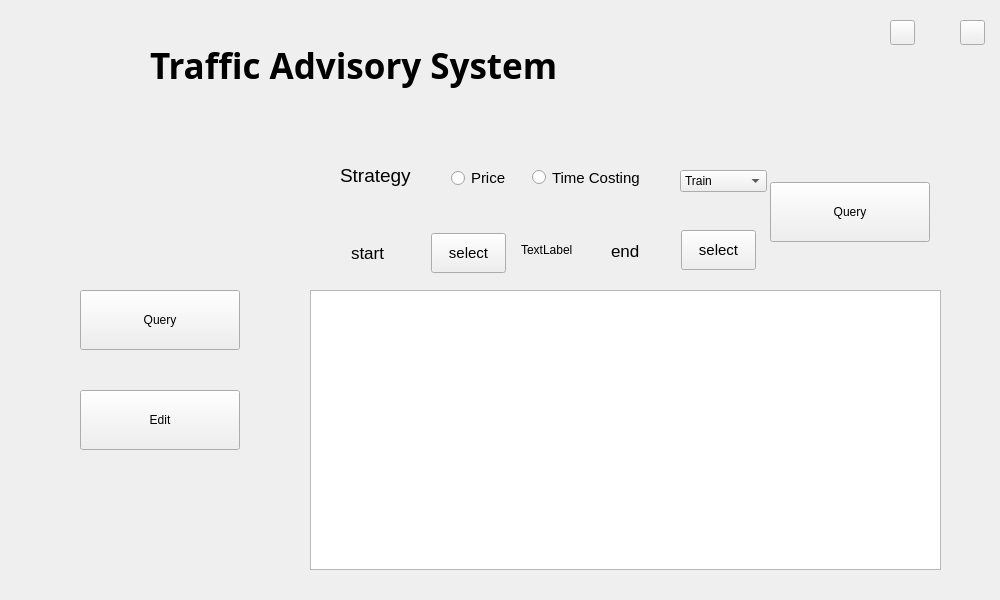
<?xml version="1.0" encoding="UTF-8"?>
<ui version="4.0">
 <class>TrafficadvisorysystemClass</class>
 <widget class="QWidget" name="TrafficadvisorysystemClass">
  <property name="geometry">
   <rect>
    <x>0</x>
    <y>0</y>
    <width>1000</width>
    <height>600</height>
   </rect>
  </property>
  <property name="sizePolicy">
   <sizepolicy hsizetype="Fixed" vsizetype="Preferred">
    <horstretch>0</horstretch>
    <verstretch>0</verstretch>
   </sizepolicy>
  </property>
  <property name="minimumSize">
   <size>
    <width>1000</width>
    <height>600</height>
   </size>
  </property>
  <property name="maximumSize">
   <size>
    <width>1000</width>
    <height>600</height>
   </size>
  </property>
  <property name="windowTitle">
   <string>Trafficadvisorysystem</string>
  </property>
  <widget class="QStackedWidget" name="stackedWidget">
   <property name="geometry">
    <rect>
     <x>290</x>
     <y>120</y>
     <width>680</width>
     <height>460</height>
    </rect>
   </property>
   <property name="currentIndex">
    <number>0</number>
   </property>
   <widget class="QWidget" name="page">
    <widget class="QTableView" name="tableView">
     <property name="geometry">
      <rect>
       <x>20</x>
       <y>170</y>
       <width>631</width>
       <height>280</height>
      </rect>
     </property>
    </widget>
    <widget class="QPushButton" name="queryButton">
     <property name="geometry">
      <rect>
       <x>480</x>
       <y>62</y>
       <width>160</width>
       <height>60</height>
      </rect>
     </property>
     <property name="text">
      <string>Query</string>
     </property>
    </widget>
    <widget class="QRadioButton" name="PriceradioButton">
     <property name="geometry">
      <rect>
       <x>161</x>
       <y>50</y>
       <width>91</width>
       <height>16</height>
      </rect>
     </property>
     <property name="font">
      <font>
       <pointsize>11</pointsize>
      </font>
     </property>
     <property name="text">
      <string>Price</string>
     </property>
    </widget>
    <widget class="QRadioButton" name="TimeradioButton">
     <property name="geometry">
      <rect>
       <x>242</x>
       <y>47</y>
       <width>141</width>
       <height>21</height>
      </rect>
     </property>
     <property name="font">
      <font>
       <pointsize>11</pointsize>
      </font>
     </property>
     <property name="text">
      <string>Time Costing</string>
     </property>
    </widget>
    <widget class="QLabel" name="label_2">
     <property name="geometry">
      <rect>
       <x>50</x>
       <y>40</y>
       <width>111</width>
       <height>31</height>
      </rect>
     </property>
     <property name="font">
      <font>
       <pointsize>14</pointsize>
      </font>
     </property>
     <property name="text">
      <string>Strategy</string>
     </property>
    </widget>
    <widget class="QLabel" name="trans">
     <property name="geometry">
      <rect>
       <x>231</x>
       <y>100</y>
       <width>60</width>
       <height>60</height>
      </rect>
     </property>
     <property name="sizePolicy">
      <sizepolicy hsizetype="Expanding" vsizetype="Expanding">
       <horstretch>0</horstretch>
       <verstretch>0</verstretch>
      </sizepolicy>
     </property>
     <property name="text">
      <string>TextLabel</string>
     </property>
    </widget>
    <widget class="QLabel" name="start">
     <property name="geometry">
      <rect>
       <x>61</x>
       <y>117</y>
       <width>72</width>
       <height>31</height>
      </rect>
     </property>
     <property name="font">
      <font>
       <pointsize>13</pointsize>
      </font>
     </property>
     <property name="text">
      <string>start</string>
     </property>
    </widget>
    <widget class="QPushButton" name="select_01">
     <property name="geometry">
      <rect>
       <x>141</x>
       <y>113</y>
       <width>75</width>
       <height>40</height>
      </rect>
     </property>
     <property name="font">
      <font>
       <pointsize>11</pointsize>
      </font>
     </property>
     <property name="text">
      <string>select</string>
     </property>
    </widget>
    <widget class="QPushButton" name="select_02">
     <property name="geometry">
      <rect>
       <x>391</x>
       <y>110</y>
       <width>75</width>
       <height>40</height>
      </rect>
     </property>
     <property name="font">
      <font>
       <pointsize>11</pointsize>
      </font>
     </property>
     <property name="text">
      <string>select</string>
     </property>
    </widget>
    <widget class="QLabel" name="end">
     <property name="geometry">
      <rect>
       <x>321</x>
       <y>115</y>
       <width>72</width>
       <height>31</height>
      </rect>
     </property>
     <property name="font">
      <font>
       <pointsize>13</pointsize>
      </font>
     </property>
     <property name="text">
      <string>end</string>
     </property>
    </widget>
    <widget class="QComboBox" name="queryMode">
     <property name="geometry">
      <rect>
       <x>390</x>
       <y>50</y>
       <width>87</width>
       <height>22</height>
      </rect>
     </property>
     <item>
      <property name="text">
       <string>Train</string>
      </property>
     </item>
     <item>
      <property name="text">
       <string>Plane</string>
      </property>
     </item>
    </widget>
   </widget>
   <widget class="QWidget" name="page_2">
    <widget class="QTableView" name="tableView_2">
     <property name="geometry">
      <rect>
       <x>20</x>
       <y>20</y>
       <width>631</width>
       <height>351</height>
      </rect>
     </property>
    </widget>
    <widget class="QPushButton" name="delButton">
     <property name="geometry">
      <rect>
       <x>119</x>
       <y>390</y>
       <width>90</width>
       <height>35</height>
      </rect>
     </property>
     <property name="text">
      <string>Delete</string>
     </property>
    </widget>
    <widget class="QPushButton" name="saveButton">
     <property name="geometry">
      <rect>
       <x>563</x>
       <y>390</y>
       <width>90</width>
       <height>35</height>
      </rect>
     </property>
     <property name="text">
      <string>Save</string>
     </property>
    </widget>
    <widget class="QLineEdit" name="lineEdit">
     <property name="geometry">
      <rect>
       <x>221</x>
       <y>390</y>
       <width>130</width>
       <height>35</height>
      </rect>
     </property>
    </widget>
    <widget class="QPushButton" name="changeButton">
     <property name="geometry">
      <rect>
       <x>362</x>
       <y>390</y>
       <width>90</width>
       <height>35</height>
      </rect>
     </property>
     <property name="text">
      <string>Change</string>
     </property>
    </widget>
    <widget class="QPushButton" name="updateButton">
     <property name="geometry">
      <rect>
       <x>20</x>
       <y>390</y>
       <width>90</width>
       <height>35</height>
      </rect>
     </property>
     <property name="text">
      <string>Update</string>
     </property>
    </widget>
    <widget class="QPushButton" name="addButton">
     <property name="geometry">
      <rect>
       <x>461</x>
       <y>390</y>
       <width>90</width>
       <height>35</height>
      </rect>
     </property>
     <property name="text">
      <string>Add</string>
     </property>
    </widget>
    <widget class="QComboBox" name="typechoose">
     <property name="geometry">
      <rect>
       <x>220</x>
       <y>390</y>
       <width>130</width>
       <height>35</height>
      </rect>
     </property>
     <item>
      <property name="text">
       <string>train</string>
      </property>
     </item>
     <item>
      <property name="text">
       <string>plane</string>
      </property>
     </item>
    </widget>
    <widget class="QTimeEdit" name="timeEdit">
     <property name="geometry">
      <rect>
       <x>220</x>
       <y>390</y>
       <width>130</width>
       <height>35</height>
      </rect>
     </property>
    </widget>
   </widget>
  </widget>
  <widget class="QLabel" name="label">
   <property name="geometry">
    <rect>
     <x>150</x>
     <y>40</y>
     <width>671</width>
     <height>51</height>
    </rect>
   </property>
   <property name="font">
    <font>
     <family>Cascadia Code</family>
     <pointsize>26</pointsize>
     <weight>75</weight>
     <bold>true</bold>
    </font>
   </property>
   <property name="text">
    <string>Traffic Advisory System</string>
   </property>
  </widget>
  <widget class="QPushButton" name="eButton">
   <property name="geometry">
    <rect>
     <x>80</x>
     <y>390</y>
     <width>160</width>
     <height>60</height>
    </rect>
   </property>
   <property name="sizePolicy">
    <sizepolicy hsizetype="Preferred" vsizetype="Minimum">
     <horstretch>0</horstretch>
     <verstretch>0</verstretch>
    </sizepolicy>
   </property>
   <property name="text">
    <string>Edit</string>
   </property>
  </widget>
  <widget class="QPushButton" name="qButton">
   <property name="geometry">
    <rect>
     <x>80</x>
     <y>290</y>
     <width>160</width>
     <height>60</height>
    </rect>
   </property>
   <property name="sizePolicy">
    <sizepolicy hsizetype="Expanding" vsizetype="Minimum">
     <horstretch>0</horstretch>
     <verstretch>0</verstretch>
    </sizepolicy>
   </property>
   <property name="text">
    <string>Query</string>
   </property>
  </widget>
  <widget class="QPushButton" name="minButton">
   <property name="geometry">
    <rect>
     <x>890</x>
     <y>20</y>
     <width>25</width>
     <height>25</height>
    </rect>
   </property>
   <property name="text">
    <string/>
   </property>
  </widget>
  <widget class="QPushButton" name="closeButton">
   <property name="geometry">
    <rect>
     <x>960</x>
     <y>20</y>
     <width>25</width>
     <height>25</height>
    </rect>
   </property>
   <property name="text">
    <string/>
   </property>
  </widget>
 </widget>
 <layoutdefault spacing="6" margin="11"/>
 <resources>
  <include location="trafficadvisorysystem.qrc"/>
 </resources>
 <connections/>
</ui>
